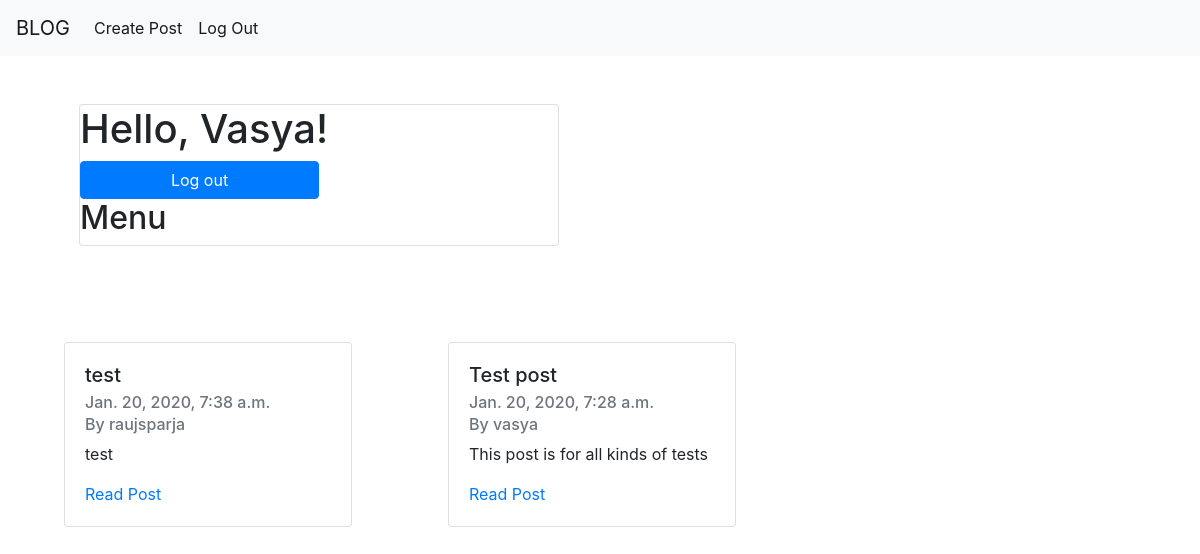
The app's page / (signed in) with its own data.
### blog_app/models.py (models this page shows)
class Post(models.Model):
    user = models.ForeignKey(User, on_delete=models.CASCADE)
    name = models.CharField(max_length=128)
    description = models.CharField(max_length=512)
    text = models.CharField(max_length=100000)
    date = models.DateTimeField(auto_now_add=True)
    likes = models.IntegerField(default=0)

### blog_app/views.py (the view)
# urls.py: path('', views.index, name='index'),
def index(request):
    context = dict()
    posts = Post.objects.order_by('-date')
    context['posts'] = posts
    return render(request, 'index.html', context)

### templates/index.html (shortened to what this page needs)
{% extends "base.html" %}
{% block content %}
    {% if request.user.is_authenticated %}
        <div class="card" style="width: 30rem; margin: 3rem;">
            <h1> Hello, {{ request.user.username | title }}! </h1>
            <a class="btn btn-primary" style="width: 50%" href="{% url 'logout' %}"> Log out </a>
            <h2>Menu</h2>
        </div>
    {% endif %}
    <div class="row">
        {% for each in posts %}
            <div class="col-">
                <div class="card" style="width: 18rem; margin: 3rem; display: inline-block">
                    <div class="card-body">
                        <h5 class="card-title">{{ each.name }}</h5>
                        <h6 class="card-subtitle mb-2 text-muted">{{ each.date }}</h6>
                        <h6 class="card-subtitle mb-2 text-muted">By {{ each.user.username }}</h6>
                        <p class="card-text">{{ each.description }}</p>
                        <a href="/post/{{ each.id }}" class="card-link">Read Post</a>
                    </div>
                </div>
            </div>
        {% endfor %}
    </div>
{% endblock %}

### records on screen
Post: name "test", date "Jan. 20, 2020, 7:38 a.m.", user.username "raujsparja", description "test"
Post: name "Test post", date "Jan. 20, 2020, 7:28 a.m.", user.username "vasya", description "This post is for all kinds of tests"

### other values on screen
{{ request.user.username | title }} "Vasya"
